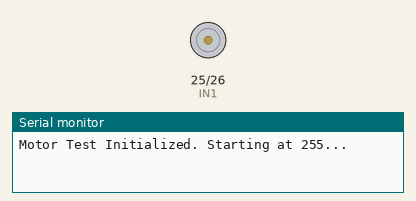
Bench run of a sketch on a simulated ESP32. Parts: motor-driver pin pairs drawn as motors (green arrow = first pin HIGH = forward, orange = second pin HIGH = backward, longer = more drive, scaled by the enable pin), the last lines printed to the serial monitor.

Above: at 0.1 s.
At 9.1 s:
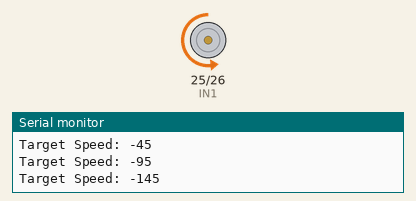
At 19.1 s:
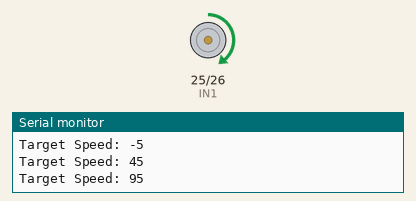
At 38.1 s:
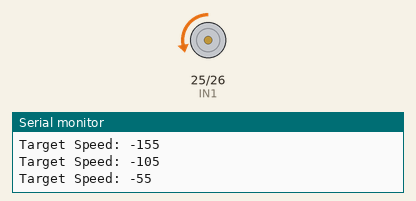
Timing chart, 0 to 40.0 s (numbered marks = the images above):
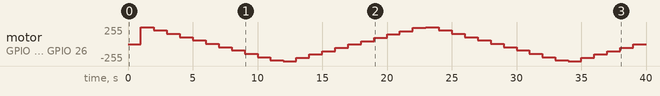

Measured:
- by itself, motor on GPIO 25 (IN1) / GPIO 26 (IN2): stopped → forward 255/255 at 1.0 s, → forward 205/255 1.0 s later, → forward 155/255 1.0 s later, → forward 105/255 1.0 s later, … (39 changes in this stretch)

The sketch:

Motor_Test_Code.ino
```cpp
// Motor Pin Definitions
const int IN1 = 25;
const int IN2 = 26;
const int PWM_PIN = 33;


// Timing variable
unsigned long lastUpdate = 0;
int currentSpeed = 255;
int stepAmount = -50; // Decrease by 50 each second


void setup() {
  // Initialize motor control pins as outputs
  pinMode(IN1, OUTPUT);
  pinMode(IN2, OUTPUT);
  pinMode(PWM_PIN, OUTPUT);


  Serial.begin(115200);
  Serial.println("Motor Test Initialized. Starting at 255...");
}


void loop() {
  // Check if 1 second (1000 milliseconds) has passed
  if (millis() - lastUpdate >= 1000) {
    lastUpdate = millis();


    // Print current status to Serial Monitor
    Serial.print("Target Speed: ");
    Serial.println(currentSpeed);


    // Set motor direction and speed
    setMotor(currentSpeed);


    // Update speed for the next second
    currentSpeed += stepAmount;


    // Bounce back logic: if it goes past -255 or +255, reverse the direction of the step
    if (currentSpeed <= -255) {
      currentSpeed = -255;
      stepAmount = 50; // Start increasing
    } else if (currentSpeed >= 255) {
      currentSpeed = 255;
      stepAmount = -50; // Start decreasing
    }
  }
}


// Helper function to drive the motor
void setMotor(int speed) {
  // Absolute value for PWM duty cycle
  int pwmValue = abs(speed);


  if (speed > 0) {
    // Forward
    digitalWrite(IN1, HIGH);
    digitalWrite(IN2, LOW);
    analogWrite(PWM_PIN, pwmValue);
  } else if (speed < 0) {
    // Reverse
    digitalWrite(IN1, LOW);
    digitalWrite(IN2, HIGH);
    analogWrite(PWM_PIN, pwmValue);
  } else {
    // Brake/Stop
    digitalWrite(IN1, LOW);
    digitalWrite(IN2, LOW);
    analogWrite(PWM_PIN, 0);
  }
}
```
